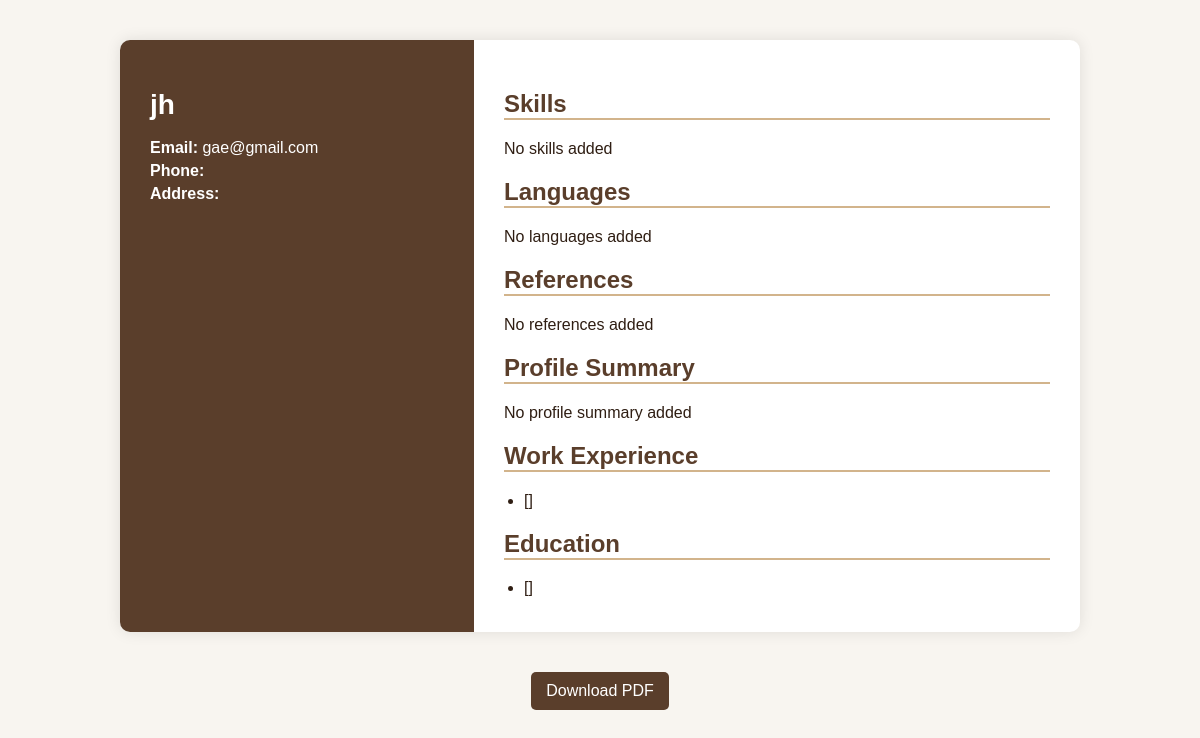
Page /resume/Resume1/1/ (signed in) on the committed database.
### resume/models.py (models this page shows, shortened)
class Resume1(models.Model):
    user = models.ForeignKey(User, on_delete=models.CASCADE)
    full_name = models.CharField(max_length=255)
    job_title = models.CharField(max_length=255, blank=True)
    email = models.EmailField()
    phone = models.CharField(max_length=50, blank=True)
    address = models.CharField(max_length=255, blank=True)
    profile_summary = models.TextField(blank=True)
    skills = models.TextField(blank=True)
    languages = models.TextField(blank=True)
    work_experience = models.TextField(blank=True, default="")
    education = models.TextField(blank=True, default="")
    references = models.TextField(blank=True)
    template_type = models.CharField(max_length=10, default='Resume1')

### resume/views.py (the view)
# urls.py: path('resume/<str:resume_type>/<int:resume_id>/', views.resume_display, name='resume_display'),
@login_required
def resume_display(request, resume_type, resume_id):
    model_map = {
        'Resume1': Resume1,
        'Resume2': Resume2,
        'Resume3': Resume3,
        'Resume4': Resume4,
        'Resume5': Resume5,
    }
    model = model_map.get(resume_type)
    resume = get_object_or_404(model, id=resume_id)
    def split_field(value):
        if not value:
            return []
        return [item.strip() for item in value.replace('\r', '').replace(',', '\n').splitlines() if item.strip()]
    context = {
        "resume": resume,
        "skills_list": split_field(getattr(resume, "skills", "")),
        "languages_list": split_field(getattr(resume, "languages", "")),
        "references_list": split_field(getattr(resume, "references", "")),
        "qualifications_list": split_field(getattr(resume, "qualifications", "")),
        "projects": split_field(getattr(resume, "projects", "")),
        "achievements_list": split_field(getattr(resume, "achievements", "")),
        "experience_list": split_field(getattr(resume, "work_experience", "")),
        "education_list": split_field(getattr(resume, "education", "")),
        "profile_summary": getattr(resume, "profile_summary", ""),
    }
    return render(request, f"resume/resume_display{resume_type[-1]}.html", context)

### resume/templates/resume/resume_display1.html (shortened to what this page needs)
<!DOCTYPE html>
<html lang="en">
<head>
</head>
<body>
<div class="container">
  <div class="left">
    <h1>{{ resume.full_name }}</h1>
    <p><strong>Email:</strong> {{ resume.email }}</p>
    <p><strong>Phone:</strong> {{ resume.phone }}</p>
    <p><strong>Address:</strong> {{ resume.address }}</p>
  </div>
  <div class="right">
    <h2>Skills</h2>
    {% if skills_list %}
      <ul>
        {% for skill in skills_list %}
          <li>{{ skill }}</li>
        {% endfor %}
      </ul>
    {% else %}
      <p>No skills added</p>
    {% endif %}
    <h2>Languages</h2>
    {% if languages_list %}
      <ul>
        {% for lang in languages_list %}
          <li>{{ lang }}</li>
        {% endfor %}
      </ul>
    {% else %}
      <p>No languages added</p>
    {% endif %}
    <h2>References</h2>
    {% if references_list %}
      <ul>
        {% for ref in references_list %}
          <li>{{ ref }}</li>
        {% endfor %}
      </ul>
    {% else %}
      <p>No references added</p>
    {% endif %}
    <h2>Profile Summary</h2>
    {% if resume.profile_summary %}
      <p>{{ resume.profile_summary|linebreaksbr }}</p>
    {% else %}
      <p>No profile summary added</p>
    {% endif %}
<h2>Work Experience</h2>
{% if experience_list %}
  <ul>
    {% for exp in experience_list %}
      <li>{{ exp }}</li>
    {% endfor %}
  </ul>
{% else %}
  <p>No work experience added</p>
{% endif %}
<h2>Education</h2>
{% if education_list %}
  <ul>
    {% for edu in education_list %}
      <li>{{ edu }}</li>
    {% endfor %}
  </ul>
{% else %}
  <p>No education details added</p>
{% endif %}
  </div>
</div>
<div style="text-align:center; margin-top:20px;">
  <a href="{% url 'download_resume_pdf1' resume.id %}"><button>Download PDF</button></a>
</div>
</body>
</html>

### resume/templates/resume/resume_display1.html (style rules this page uses)
body { font-family: 'Poppins', sans-serif; margin: 0; padding: 0; background: #f8f5f0; color: #2f1e13; }
.container { display: flex; width: 80%; margin: 40px auto; background: white; box-shadow: 0 0 15px rgba(0,0,0,0.1); border-radius: 10px; overflow: hidden; }
.left { width: 35%; background: #5a3e2b; color: white; padding: 30px; }
.right { width: 65%; padding: 30px; }
h1 { font-size: 28px; margin-bottom: 10px; }
h2 { color: #5a3e2b; border-bottom: 2px solid #d2b48c; margin-top: 20px; }
p { margin: 5px 0; }
button { background: #5a3e2b; color: white; border: none; padding: 10px 15px; border-radius: 5px; cursor: pointer; font-size: 1rem; }
ul { padding-left: 20px; margin: 5px 0; }
li { margin-bottom: 5px; }

### rows in the picture
Resume1: full_name "jh", email "gae@gmail.com", experience_list "[]", education_list "[]"
